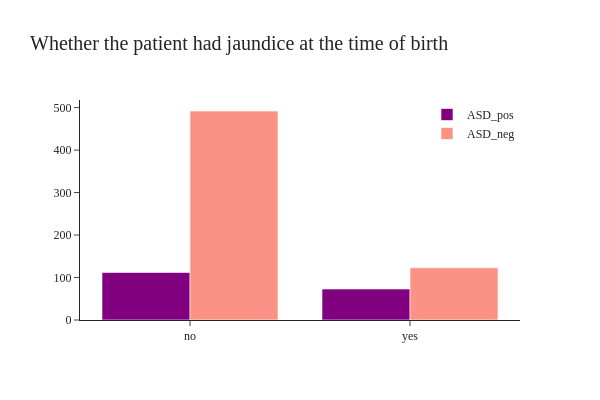

Source (notebook cell):
### Markdown cell above
### Jaundice
- The majority of the patients had no jaundice at birth
- Of those who had jaundice at birth, the majority (123) had tested ASD_negative compared to the 73 positive cases. Jaundice at birth may not mean ASD positivity.

### Code cell
fig = go.Figure()
fig.add_trace(go.Histogram(x=ASD_pos['jaundice'],histnorm='',
              name='ASD_pos', marker_color = 'purple'),
              )
fig.add_trace(go.Histogram(x=ASD_neg['jaundice'],histnorm='',
              name='ASD_neg', marker_color = 'salmon', opacity=0.85),
             )  

fig.update_layout(title="Whether the patient had jaundice at the time of birth", 
                  font_family="San Serif",
                  titlefont={'size': 20},
                  template='simple_white',
                  width=600, 
                  height=400,
                  legend=dict(
                  orientation="v", y=1, yanchor="top", x=1.0, xanchor="right" )                 
                 ).update_xaxes(categoryorder='total descending') 

fig.show()

### Figure 1 — Plotly figure (JSON) as saved in the notebook; plotly's stock layout.template omitted (floating-point values rounded to 4 significant figures; data arrays with more than 128 entries replaced by an {"elided": "..."} marker saying what was removed)
{"data": [{"histnorm": "", "marker": {"color": "purple"}, "name": "ASD_pos", "type": "histogram", "x": {"elided": "185 str values"}}, {"histnorm": "", "marker": {"color": "salmon"}, "name": "ASD_neg", "opacity": 0.85, "type": "histogram", "x": {"elided": "615 str values"}}], "layout": {"font": {"family": "San Serif"}, "height": 400, "legend": {"orientation": "v", "x": 1.0, "xanchor": "right", "y": 1, "yanchor": "top"}, "title": {"font": {"size": 20}, "text": "Whether the patient had jaundice at the time of birth"}, "width": 600, "xaxis": {"categoryorder": "total descending"}}}
